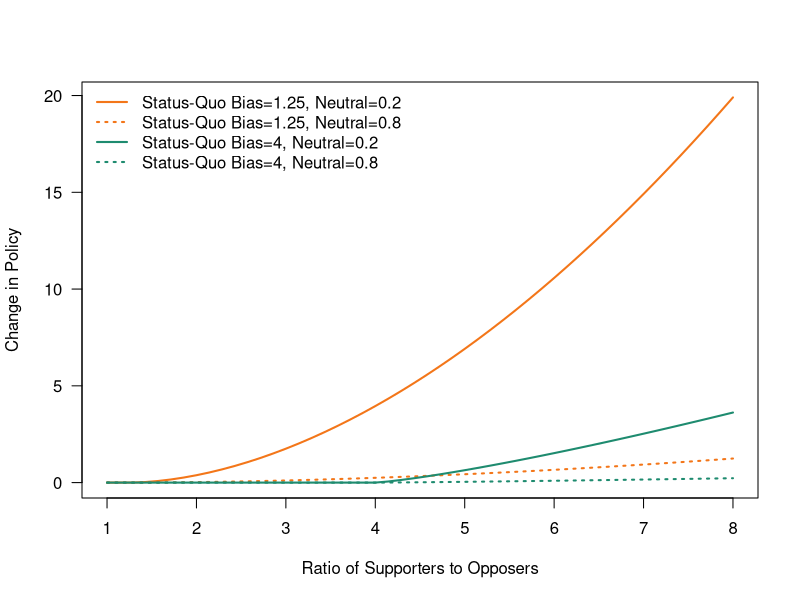
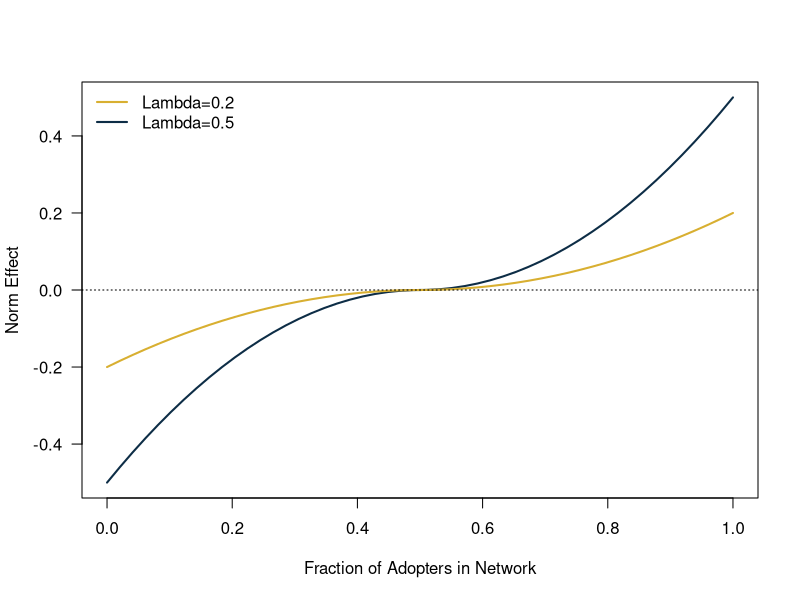
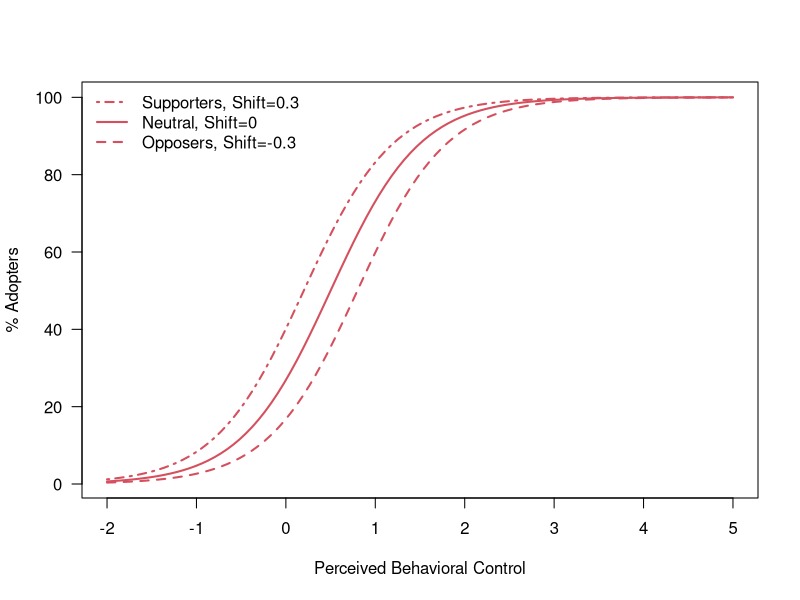
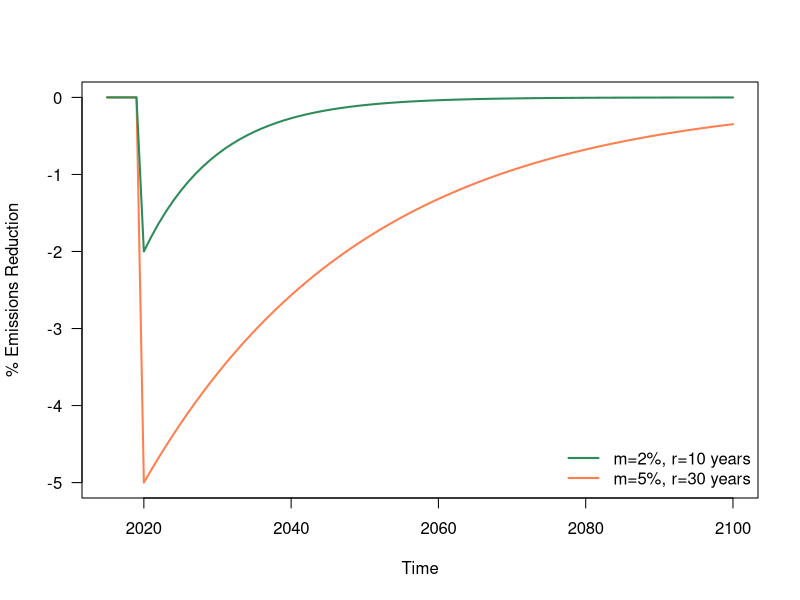

Source code (R) for these figures, in order:
## ---- chunk 1
knitr::opts_chunk$set(echo =FALSE,fig.width=10, fig.height = 6)
library(DiagrammeR)
## ---- chunk 2
DiagrammeR::grViz("digraph rmarkdown{
graph [overlap = false, fontsize = 18, layout=circo]
node [shape = oval,
        fontname = Helvetica]
  Opinion; Adoption; Policy; Emissions; Climate; Cognition

Opinion->{Adoption Policy} Policy->{Adoption Opinion}
Adoption->{Emissions Opinion} Policy->Emissions Emissions->Climate Climate->Emissions
Climate->Cognition Cognition->Opinion

}
")
## ---- chunk 3
nu=c(1.25,4)
Nt=c(0.2,0.8)
SoverO=seq(1,8,length.out=50)
policychangefunc=function(maj,nuparam,neutral){
  return(ifelse(maj<nu,0,(1-neutral)^2*(maj-nu)^(1+1/nu)))
}
y1=sapply(SoverO,function(x) policychangefunc(x,nu,Nt[1]))
y2=sapply(SoverO,function(x) policychangefunc(x,nu,Nt[2]))

plot(SoverO,y1[1,],type="l",lwd=2,las=1,xlab="Ratio of Supporters to Opposers",ylab="Change in Policy",col="#f37619")
lines(SoverO,y2[1,],lwd=2,lty=3,col="#f37619")
lines(SoverO,y2[2,],lwd=2,lty=3,col="#1e8b6f")
lines(SoverO,y1[2,],lwd=2,lty=1,col="#1e8b6f")

legend("topleft",legend=c("Status-Quo Bias=1.25, Neutral=0.2","Status-Quo Bias=1.25, Neutral=0.8","Status-Quo Bias=4, Neutral=0.2","Status-Quo Bias=4, Neutral=0.8"),lty=c(1,3,1,3),col=c("#f37619","#f37619","#1e8b6f","#1e8b6f"),lwd=2,bty="n")


## ---- chunk 4
lambda=c(0.2,0.5)
frac=seq(0,1,length.out=50)
normfunction=function(fraction, lam){
  if(fraction>0.5) norm=lam*(1-4*fraction+4*fraction^2)
  if(fraction<=0.5) norm=lam*(-1+4*fraction-4*fraction^2) 
  return(norm)
}
y=sapply(frac,function(x) normfunction(x,lambda))
plot(frac,y[2,],type="l",lwd=2,col="#0d2d46",las=1,xlab="Fraction of Adopters in Network",ylab="Norm Effect",xlim=c(0,1))
lines(frac,y[1,],lwd=2,col="#d8af31")
abline(h=0,lty=3)
legend("topleft",legend=c("Lambda=0.2","Lambda=0.5"),lwd=2,col=c("#d8af31","#0d2d46"),bty="n")

## ---- chunk 5
shift=c(-0.3,0,0.3)
pbcmid=0.5
pbcsteep=2
pbc=seq(-2,5,length.out=100)
adoptionfunc=function(pbcval,shifter,pmid=pbcmid,psteep=pbcsteep){
  return(1/(1+exp(-psteep*(pbcval-(pmid-shifter)))))
}
y=sapply(pbc,function(x) adoptionfunc(x, shift))
plot(pbc,y[1,]*100,type="l",lwd=2,las=1,xlab="Perceived Behavioral Control",ylab="% Adopters",lty=2,col="#d5505e")
lines(pbc,y[2,]*100,lwd=2,col="#d5505e")
lines(pbc,y[3,]*100,lwd=2,col="#d5505e",lty=4)
legend("topleft",legend=c("Supporters, Shift=0.3","Neutral, Shift=0","Opposers, Shift=-0.3"),lwd=2,lty=c(4,1,2),col="#d5505e",bty="n")

## ---- chunk 6
m=c(0.02,0.05)
r=c(10,30)
time=seq(2020,2100,by=1)
mitigation=function(time,mt,rt){
  return(mt*exp(-(time-2020)/r))
}
y=sapply(time,function(x) mitigation(x,m,r))
time=c(2015,2016,2017,2018,2019,time)
y=cbind(matrix(rep(0,10),ncol=5),y)
plot(time,-100*y[2,],type="l",lwd=2,col="coral",xlab="Time",ylab="% Emissions Reduction",las=1)
lines(time,-100*y[1,],lwd=2,col="seagreen")
legend("bottomright",bty="n",legend=c("m=2%, r=10 years","m=5%, r=30 years"),lwd=2,col=c("seagreen","coral"))
